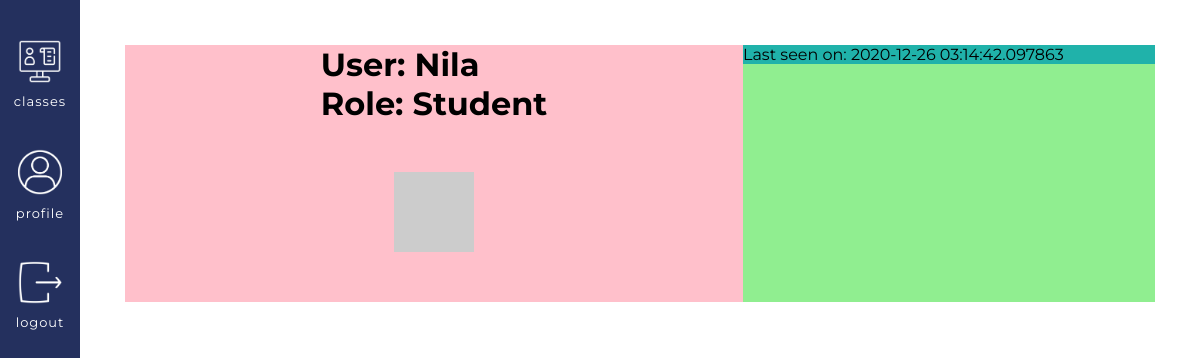
Before: /user/Nila (signed in) with the older database file.
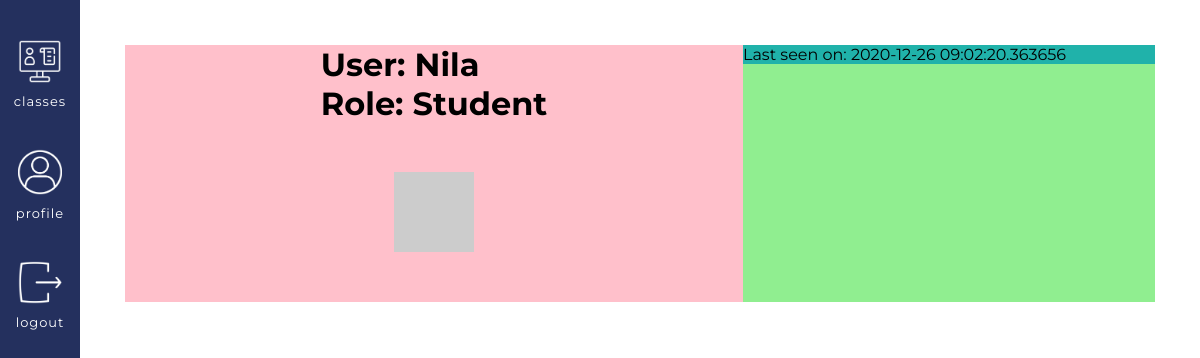
After: the same page with the newer database file.
### app/models.py (models this page shows, shortened)
class User(UserMixin, db.Model):
    id = db.Column(db.Integer, primary_key=True)
    username = db.Column(db.String(64), index=True, unique=True) # adding columns to the database
    email = db.Column(db.String(120), index=True, unique=True)
    password_hash = db.Column(db.String(128))
    role = db.Column(db.Integer, index=False, unique=False) # 0 is Teacher, 1 is Student
    about_me = db.Column(db.String(140))
    last_seen = db.Column(db.DateTime, default=datetime.utcnow)
    posts = db.relationship('Post', backref='author', lazy='dynamic') # First part is calling it from the Post model, secret field is the backref (author)
    reactions = db.relationship('Reactions', backref='reactor', lazy='dynamic') # This will show all the reactions that this user has made
    teaches = db.relationship('Courses', backref='teacher', lazy='dynamic') # This will show all the courses that the user teaches
    signups = db.relationship('Signups', backref='student', lazy='dynamic') # This will show all of the signups of that user
    def avatar(self, size):
        digest = md5(self.email.lower().encode('utf-8')).hexdigest()
        return 'https://www.gravatar.com/avatar/{}?d=identicon&s={}'.format(digest, size)

### app/routes.py (the view)
@app.route('/user/<username>') # User profile page
@login_required
def user(username):
    user = User.query.filter_by(username=username).first_or_404()
    posts = [
        {'author': user, 'body': 'Test post #1'},
        {'author': user, 'body': 'Test post #2'}
    ]
    return render_template('user.html', user=user, posts=posts, title=username)

### app/models.py (called while the page is built)
@login.user_loader
def load_user(id):
        return User.query.get(int(id))

### app/routes.py (called while the page is built)
@app.before_request # This function will be executed right before the view function
def before_request():
    if current_user.is_authenticated: # Checks whether the current user is logged in
        current_user.last_seen = datetime.utcnow() # Sets the last seen to the date using the UTC time zone
        db.session.commit() # Don't need to do db.session.add() because the user is already in the database (using a current_user)

### app/templates/user.html (shortened to what this page needs)
{% extends "base.html" %}
{% block head %}
    <link rel="stylesheet" href="{{ url_for('static', filename='css/user.css') }}">
{% endblock %}
{% block content %}
<div class = "userBox">
    <div class = "userImage">
        <div class = "">
            <h1>User: {{ user.username }}</h1>
            {% if user.role == 0 %}
                <h1>Role: Teacher</h1>
            {% else %}
                <h1>Role: Student</h1>
            {% endif %}
        </div>
        <img src="{{ user.avatar(500) }}">
    </div>
    <div class = "userInfo">
        <div class = "lastSeen">
            {% if user.last_seen %}
                <p>Last seen on: {{ user.last_seen }}</p>
            {% endif %}
        </div>
    </div>
</div>
{% endblock %}

### app/templates/base.html (shortened to what this page needs)
<!DOCTYPE html>
<html>
    <head>
        <link rel="stylesheet" href="{{ url_for('static', filename='css/base.css') }}">
        {% block head %} {% endblock %}
    </head>
    <header>
        <nav>
            {% if current_user.is_anonymous %}
            <div class = "headerItem">
                <a href="{{ url_for('index') }}">Home</a>
            </div>
            <a href="{{ url_for('login') }}">Login</a>
            {% else %}
            <div class = "headerItem uppermost">
                <div class = "insideHeader">
                    <a class = "imageLinkHolder" href="{{ url_for('classes', username=current_user.username) }}">
                        <img src = "{{ url_for('static', filename='images/ClassesIcon.png') }}">
                    </a>
                    <a href="{{ url_for('classes', username=current_user.username) }}">Classes</a>
                </div>
            </div>
            <div class = "headerItem">
                <div class = "insideHeader">
                    <a class = "imageLinkHolder" href="{{ url_for('user', username=current_user.username) }}">
                        <img src = "{{ url_for('static', filename='images/ProfileIcon.png') }}">
                    </a>
                    <a href="{{ url_for('user', username=current_user.username) }}">Profile</a>
                </div>
            </div>
            <div class = "headerItem">
                <div class = "insideHeader">
                    <a class = "imageLinkHolder" href="{{ url_for('logout') }}">
                        <img src = "{{ url_for('static', filename='images/LogoutIcon.png') }}">
                    </a>
                    <a href="{{ url_for('logout') }}">Logout</a>
                </div>
            </div>
            {% endif %}
        </nav>
    </header>
    <body>
        <div class = "contentHolder">
            {% block content %} {% endblock %}
        </div>
    </body>
</html>

### app/static/css/base.css (style rules this page uses)
body { margin: 0 !important; font-family: "Montserrat", sans-serif; }
header { height: 100vh; width: 80px; display: flex; align-items: center; justify-content: flex-start; font-family: Poppins, sans-serif; text-transform: uppercase; z-index: 100; font-family: "Montserrat", sans-serif; position: fixed; top: 0; }
nav { background-color: #24305E; width: 100%; height: 100%; display: flex; flex-direction: column; justify-content: flex-start; align-items: center; left: 0; }
nav a { font-family: 'Montserrat', sans-serif; text-decoration: none; color: black; }
h1, p { margin: 0; }
.contentHolder { margin: 45px 45px 45px 125px; }
.headerItem { display: flex; flex-direction: column; justify-content: center; align-items: center; width: 100%; margin-top: 25%; margin-bottom: 25%; }
.uppermost { margin-top: 50%; }
.insideHeader { display: flex; flex-direction: column; justify-content: center; align-items: center; }
.headerItem img { width: 55%; margin-bottom: 10px; }
.imageLinkHolder { display: flex; justify-content: center; }
.headerItem a { font-size: 13px; color: white; text-transform: lowercase; letter-spacing: 1px; }

### app/static/css/user.css (style rules this page uses)
.userBox { background-color: orange; display: flex; justify-content: space-between; width: 100%; }
.userImage { background-color: pink; width: 60%; display: flex; justify-content: center; align-items: center; flex-direction: column; }
.userImage img { padding: 8%; }
.userInfo { background-color: lightgreen; width: 40%; }
.lastSeen { background-color: lightseagreen; }
.contentHolder { display: flex; align-items: center; justify-content: center; }

Changed rows visible on the page:
changed User "Nila": last_seen "2020-12-26 03:14:42.097863" → "2020-12-26 09:02:20.363656"
